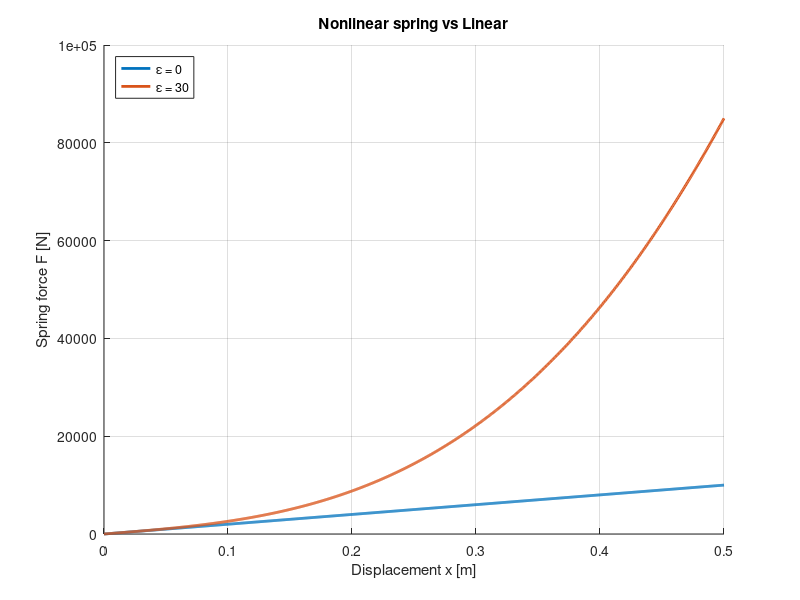

Recreate this plot in MATLAB.
clc; clear; close all;

% Parameters
ks = 20e3;           % N/m (spring stiffness)
eps_vec = [0 30];  % nonlinear coefficients to test
x = linspace(0, 0.5, 1000);  % displacement range [m]

figure; hold on; grid on;

for eps = eps_vec
    F = ks * x .* (1 + eps * x.^2);
    plot(x, F, 'LineWidth', 2, 'DisplayName', ['\epsilon = ' num2str(eps)]);
end

xlabel('Displacement x [m]');
ylabel('Spring force F [N]');
title('Nonlinear spring vs Linear');
legend('Location','northwest');
